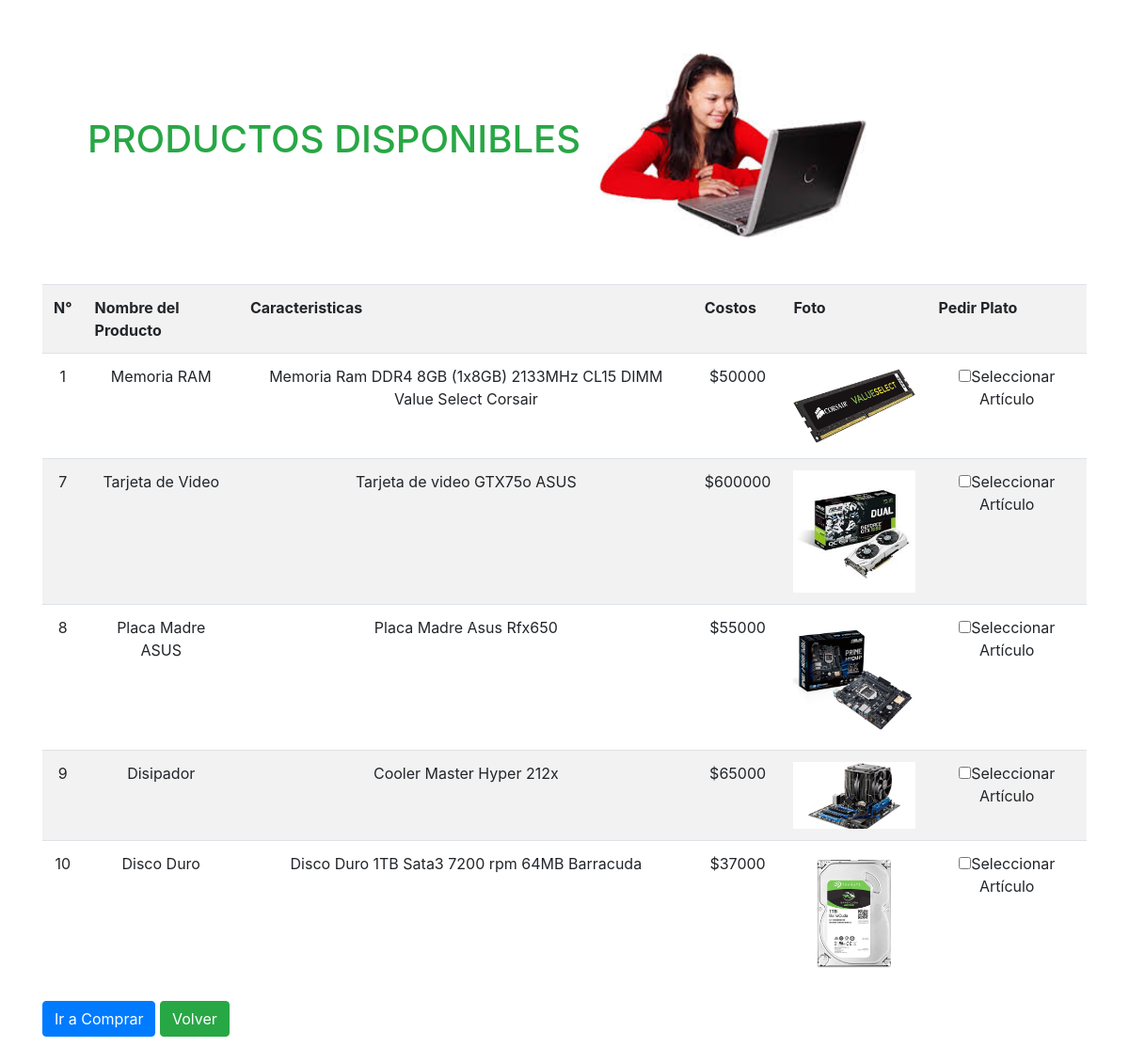
The page /productos.php on the database its author committed.
### tables this page shows
CREATE TABLE `productos` (
  `ID` int(3) NOT NULL,
  `NOMBRE` varchar(50) NOT NULL,
  `CARACTERISTICAS` text NOT NULL,
  `FOTO` varchar(50) NOT NULL,
  `COSTO` int(8) NOT NULL
);

### productos.php (the view, shortened to what this page needs)
<!DOCTYPE html>
<html>
  <head>
    <link rel="stylesheet" href="https://stackpath.bootstrapcdn.com/bootstrap/4.3.1/css/bootstrap.min.css"
>
  </head>
  <body>
  <div class="container">
<h1 class="text-left text-uppercase text-success m-5">Productos Disponibles
    <img src="imagenes/ni%C3%B1a.jpg" alt="foto" width="300" align="centert"></h1>
<form action="pedido.php" method="post">
<table class="table table-striped table-hover table-condensed">
<tr>
<th>N°</th>
<th>Nombre del Producto</th>
<th>Caracteristicas</th>
<th>Costos</th>
<th>Foto</th>
<th>Pedir Plato</th>
</tr>
<?php
$conexion = mysqli_connect("localhost","root","","tienda") or die ("Error de Conexión");
$consulta = "SELECT * FROM productos";
$ejecutar = mysqli_query($conexion, $consulta);
$i =0;
while($fila = mysqli_fetch_array($ejecutar)){
    $id=$fila['ID'];
    $nombreProducto=$fila['NOMBRE'];
    $caracteristicas=$fila['CARACTERISTICAS'];
    $costo=$fila['COSTO'];
    $foto=$fila['FOTO'];
?>
<tr align="center">
<td><?php echo $id; if($i==-1){ echo "style=\"visibility:hidden; width:1px; height:1px; \" "; }?></td>
<td><?php echo $nombreProducto;?></td>
<td><?php echo $caracteristicas; ?></td>
<td>$<?php echo $costo; ?></td>
<td><img src="imagenes/<?php echo $foto; ?>" width=130px higth=180px ></a></td>
<td><input type="checkbox" name="check_list[]" value="<?php echo $id; ?>" >Seleccionar Artículo</input></td>
</tr>
<?php
$i++;
};
;?>
</table>
<input type="submit" name="submit" value="Ir a Comprar" class="btn btn-primary">
<a href="index.php" class="btn btn-success">Volver</a>
</form>
  </body>
<br><br>

### rows shown on the page
productos: ID "1", NOMBRE "Memoria RAM", CARACTERISTICAS "Memoria Ram DDR4 8GB (1x8GB) 2133MHz CL15 DIMM Value Select Corsair", COSTO "50000", FOTO (picture)
productos: ID "7", NOMBRE "Tarjeta de Video", CARACTERISTICAS "Tarjeta de video GTX75o ASUS", COSTO "600000", FOTO (picture)
productos: ID "8", NOMBRE "Placa Madre ASUS", CARACTERISTICAS "Placa Madre Asus Rfx650", COSTO "55000", FOTO (picture)
productos: ID "9", NOMBRE "Disipador", CARACTERISTICAS "Cooler Master Hyper 212x", COSTO "65000", FOTO (picture)
productos: ID "10", NOMBRE "Disco Duro", CARACTERISTICAS "Disco Duro 1TB Sata3 7200 rpm 64MB Barracuda", COSTO "37000", FOTO (picture)
